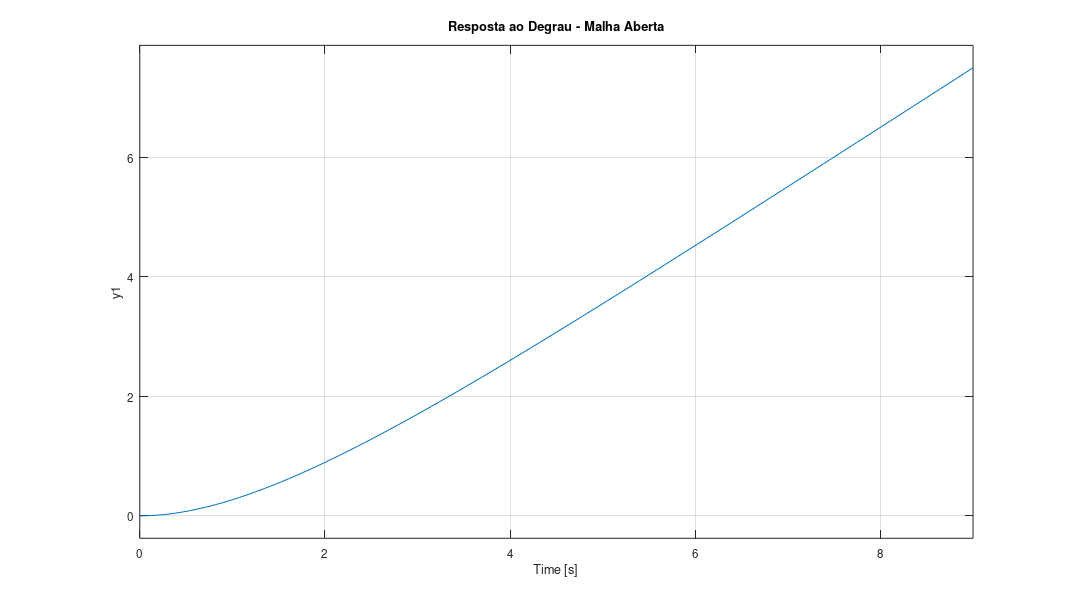
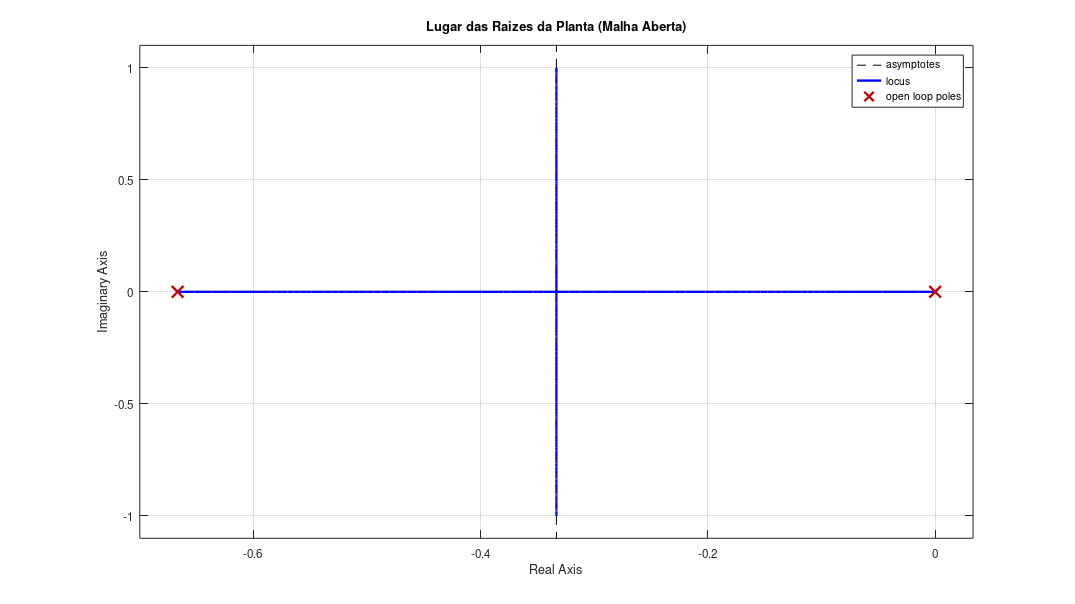
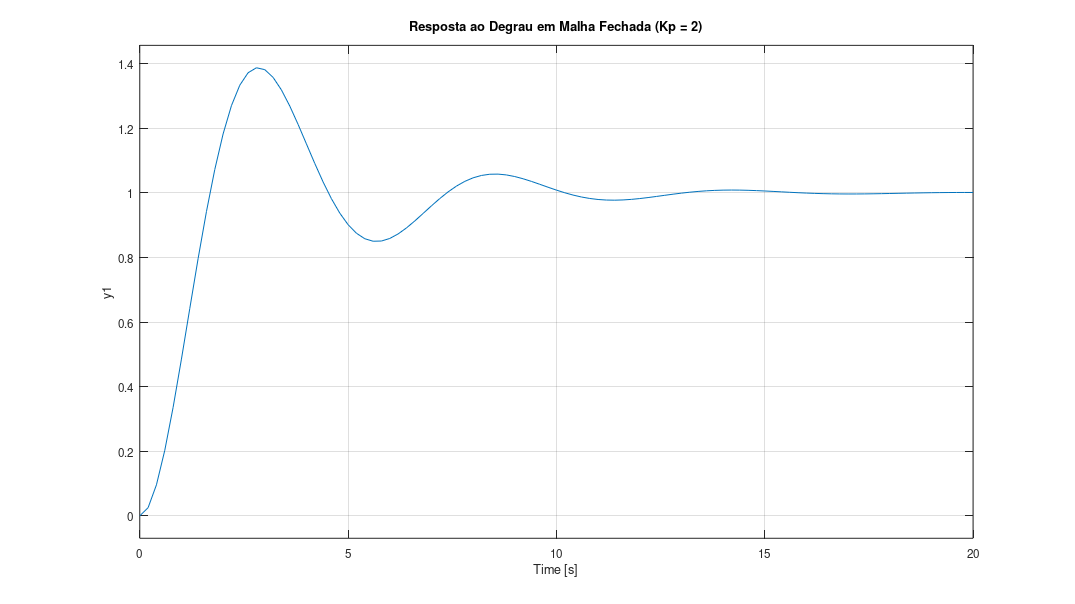

Reproduce these figures in MATLAB, in order. (Note: this script raises an error after producing the figures.)
% =========================================================================
% TRABALHO DE ANÁLISE DE SISTEMAS LINEARES - SIMULAÇÃO COMPLETA
% Sistema: Controle de Altitude de um Quadricóptero
% =========================================================================
clear; close all; clc;

% Carregar pacotes necessários
pkg load control;
pkg load signal;

% =========================================================================
% FUNÇÃO AUXILIAR: TABELA DE ROUTH
% =========================================================================
function [R, num_stable] = routh_func(P)
  n = length(P);
  if(n < 2)
     error('P deve ter minimo de 2 coeficientes');
  end

  deg  = n - 1;
  cols = ceil(n / 2);
  R = zeros(n, cols);

  R(1, :) = P(1:2:end);
  row2  = P(2:2:end);
  R(2, 1:length(row2)) = row2;

  esp_value = eps('double');

  for i = 3:n
    if R(i - 1, 1) == 0
        if(all(R(i - 1, :)) == 0)
          aux_deg = deg - (i - 3);
          exp_vec = aux_deg:-2:0;
          aux_p   = R(i-2, 1:length(exp_vec));
          R(i - 1, 1:length(exp_vec)) = aux_p .* exp_vec;
         else
          R(i - 1, 1) = esp_value;
        end
    end

    for j = 1:(cols - 1)
        pivot = R(i - 1, 1);
        num = R(i - 1, 1) * R(i - 2, j + 1) - R(i - 2, 1) * R(i - 1, j + 1);
        R(i, j) = num / pivot;
    end
  end

  col1 = R(:, 1);
  col1(abs(col1) < 1e-12) = esp_value;
  sign_changes = sum(diff(sign(col1)) ~= 0);
  num_stable = sign_changes;

  fprintf('\n------------------ TABELA DE ROUTH ------------------\n');
  disp(R)
  fprintf('-------------------------------------------------------\n');

  if(sign_changes == 0)
    fprintf('Resultado Routh: O sistema em malha fechada e ESTAVEL.\n\n');
  else
    fprintf('Resultado Routh: O sistema em malha fechada e INSTAVEL (%d mudancas de sinal).\n\n', sign_changes);
  end
end

GENERATE_GRAPHS = true;

function exportgraph(filename, generate)

   if !generate
        return;
    endif

    set(gcf, 'PaperUnits', 'inches');
    set(gcf, 'PaperSize', [12.8, 7.2]);
    set(gcf, 'PaperPosition', [0, 0, 12.8, 7.2]);

    print(gcf, fullfile(pwd, filename), '-dpng', '-r300');
end


disp('===================================================================');
disp(' 1. MODELAGEM DA PLANTA EM MALHA ABERTA');
disp('===================================================================');

%% 1. PARÂMETROS FÍSICOS E FUNÇÃO DE TRANSFERÊNCIA
m = 1.50;          % massa do drone [kg]
g = 9.81;          % gravidade [m/s^2]
b = 1.00;          % arrasto vertical equivalente [N.s/m]

% Função de Transferência da Planta: G(s) = 1 / (m*s^2 + b*s)
num_G = [1];
den_G = [m, b, 0];
G_MA = tf(num_G, den_G);

disp('Funcao de Transferencia da Planta G(s):');
G_MA
disp('Polos da Planta em Malha Aberta:');
disp(pole(G_MA));

% Resposta ao degrau em malha aberta
figure(1);
step(G_MA);
title('Resposta ao Degrau - Malha Aberta');
grid on;
exportgraph('step-malha-aberta', GENERATE_GRAPHS);

disp('===================================================================');
disp(' 2. CONTROLADOR PROPORCIONAL E LUGAR DAS RAÍZES');
disp('===================================================================');

Kp = 2.0; % Ganho proporcional inicial escolhido
C_P = tf([Kp], [1]);

% Malha Fechada com controlador P
G_MF_P = feedback(C_P * G_MA, 1);

disp('Funcao de Transferencia em Malha Fechada (com Kp):');
G_MF_P

figure(2);
rlocus(G_MA);
title('Lugar das Raizes da Planta (Malha Aberta)');
grid on;
exportgraph('rlocus-degrau-malha-aberta', GENERATE_GRAPHS);


disp('===================================================================');
disp(' 3. ANÁLISE DE RESPOSTA TRANSITÓRIA E DESEMPENHO');
disp('===================================================================');

figure(3);
step(G_MF_P);
title(['Resposta ao Degrau em Malha Fechada (Kp = ', num2str(Kp), ')']);
grid on;
exportgraph('step-malha-fechada', GENERATE_GRAPHS);

disp('Especificacoes de Desempenho (stepinfo):');
disp(stepinfo(G_MF_P));

disp('===================================================================');
disp(' 4. CRITÉRIO DE ROUTH-HURWITZ');
disp('===================================================================');
% Polinômio característico da malha fechada: m*s^2 + b*s + Kp = 0
% Extraindo os coeficientes para a tabela de Routh
poly_carac = [m, b, Kp];
[R_table, num_stable_poles] = routh_func(poly_carac);

disp('===================================================================');
disp(' 5. RESPOSTA EM FREQUÊNCIA E ESTABILIDADE RELATIVA');
disp('===================================================================');

figure(4);
bode(C_P * G_MA);
title('Diagrama de Bode');
grid on;
exportgraph('bode', GENERATE_GRAPHS);

figure(5);
nyquist(C_P * G_MA);
title('Diagrama de Nyquist');
grid on;
exportgraph('nyquist', GENERATE_GRAPHS);

figure(6);
nichols(C_P * G_MA);
title('Diagrama de Nichols');
grid on;
exportgraph('nichols', GENERATE_GRAPHS);

[Gm, Pm, Wcg, Wcp] = margin(C_P * G_MA);
fprintf('Margem de Ganho (Gm): %.2f dB (ou %.4f)\n', 20*log10(Gm), Gm);
fprintf('Margem de Fase (Pm): %.2f graus\n', Pm);
fprintf('Frequencia de Cruzamento de Ganho (Wcg): %.4f rad/s\n', Wcg);
fprintf('Frequencia de Cruzamento de Fase (Wcp): %.4f rad/s\n', Wcp);

disp('===================================================================');
disp(' 6. SISTEMAS DE FASE NÃO-MÍNIMA E ATRASO DE TRANSPORTE');
disp('===================================================================');
% Simulando um atraso de transporte de 0.1s via aproximação de Padé
tau_delay = 0.1;
[num_p, den_p] = pade(tau_delay, 2);
G_delay = tf(num_p, den_p);

% Adicionando dinâmica de fase não-mínima (ex: zero no semiplano direito)
G_nao_minima = tf([-0.5, 1], [1]);
G_composto = G_MA * G_delay * G_nao_minima;

figure(7);
step(feedback(G_composto, 1));
title('Resposta ao Degrau - Sistema com Atraso e Fase Não-Mínima');
grid on;
exportgraph('step-sistema-atrasado-fase-nm', GENERATE_GRAPHS);
